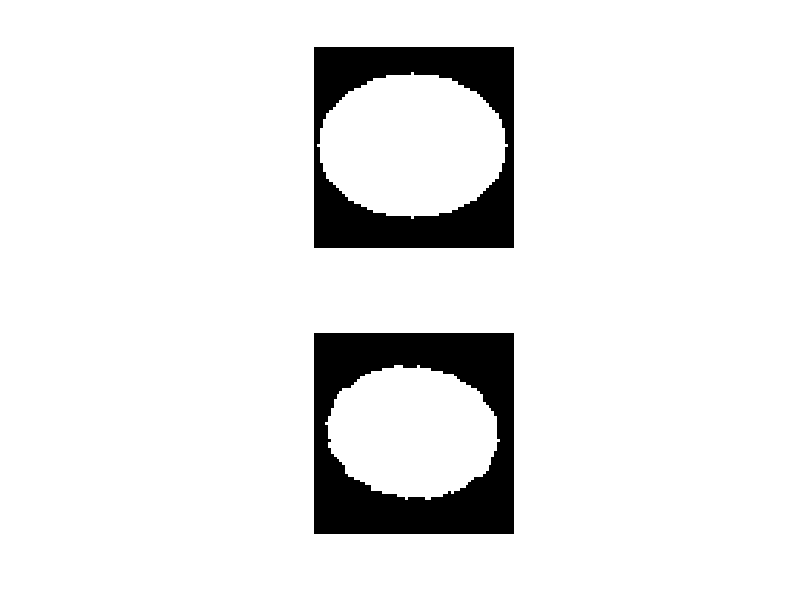

Recreate this plot in MATLAB.
close all; clear all; clc; pause on;

%%Creation d'un Ellipse
[X,Y] = meshgrid(1:64, 1:64);
a = 60/2; b = round(45/2);

epsilon = 5e-2;
ind = find( ((X-32)/a).^2 + ((Y-32)/b).^2 <= 1);

%%Creation de l'image
Im = zeros(64);
Im(ind) = 1;
subplot(2,1,1);
imshow(Im); hold on;

N = 50;
angles = 360*rand(1,N);

dist = [];
for k=1:length(angles)
    subplot(2,1,2);
    Il = imrotate(Im, angles(k));
    imshow(Il);
    pause(0.01);
    
    %%recherche des extremités de la forme
    ind = find(Il == 1); 
    [I,J] = ind2sub(size(Il),ind);
    i1 = min(I);
    i2 = max(I);
    dist = [dist,i2-i1];
end


PeriCalc = pi*mean(dist);
PeriApprox = 2*pi*sqrt(0.5*( a^2 + b^2));
erreur = abs(PeriApprox-PeriCalc)/PeriApprox;
